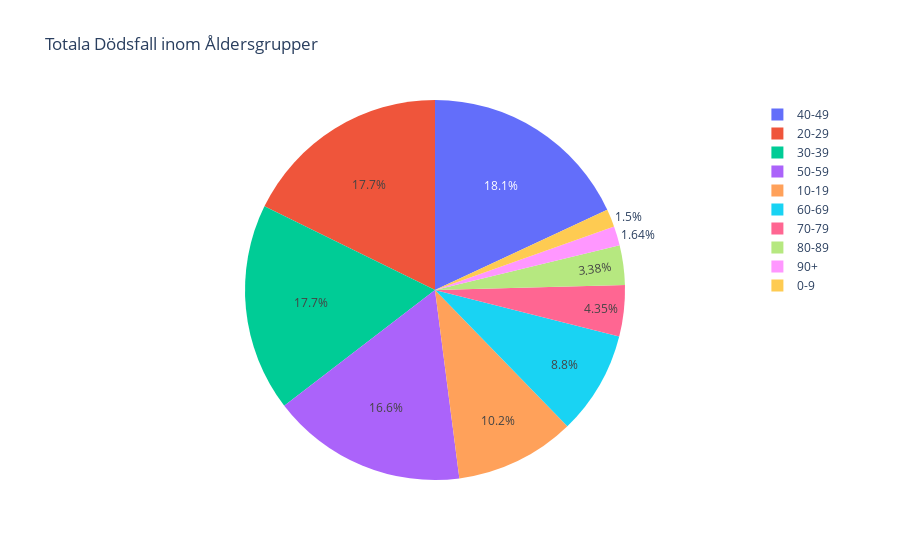

Notebook source saved alongside this figure:
### Code cell
fig = px.pie(df["Age"], values = 'Total_Cases', names ='Age_Group', title='Totala Dödsfall inom Åldersgrupper')
fig.show()

### Figure 1 — Plotly figure (JSON) as saved in the notebook; plotly's stock layout.template omitted (floating-point values rounded to 4 significant figures)
{"data": [{"domain": {"x": [0, 1], "y": [0, 1]}, "hovertemplate": "Age_Group=%{label}<br>Total_Cases=%{value}<extra></extra>", "labels": ["0-9", "10-19", "20-29", "30-39", "40-49", "50-59", "60-69", "70-79", "80-89", "90+"], "legendgroup": "", "name": "", "showlegend": true, "type": "pie", "values": [9127, 62180, 107936, 107508, 109903, 101188, 53511, 26476, 20538, 9980]}], "layout": {"legend": {"tracegroupgap": 0}, "title": {"text": "Totala Dödsfall inom Åldersgrupper"}}}
